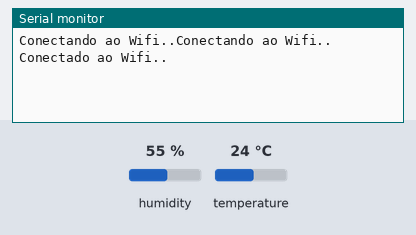
Bench run of a program on a simulated ESP32. On the bench: the last lines printed to the serial monitor. The inputs (shaded band) are chosen by the test bench; at power-on: temperature 24 °C, humidity 55 %. WiFi joins after 1.5 s; servers stay silent unless stated; uploads are accepted with an empty reply.

Above: at 3.2 s.
3.3 s: temperature set to 12 °C
At 4.7 s:
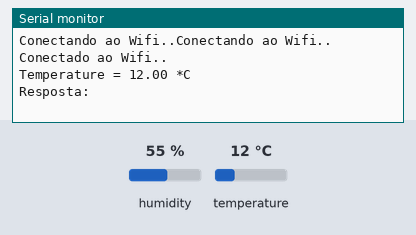
7.8 s: temperature set to 19 °C
At 10.63 s:
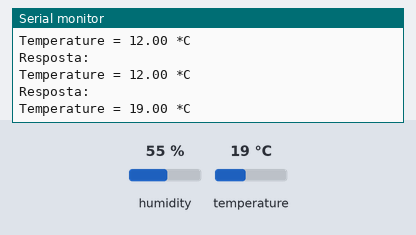

Measured:
- after the input at 3.3 s, the serial monitor: prints a new line after 0.73 s (image 1)
- after the input at 7.8 s, the serial monitor: prints a new line after 2.7 s (image 2)

The program:

main.cpp
```cpp
#include <Arduino.h>
#include <WiFi.h>
#include <HTTPClient.h>
#include "DHT.h"

// Configurações do Sensor DHT11
#define DHTPIN 4
#define DHTTYPE DHT11
DHT dht(DHTPIN, DHTTYPE);

// Credenciais Wi-Fi
const char* ssid = "BRAZILINO";
const char* password = "jptrguegabi2012";

// Endpoint do seu server.js
const char* apiEndpoint = "http://192.168.100.229:3000/dados";

void setup() {
    Serial.begin(115200);
    dht.begin();

    WiFi.begin(ssid, password);
    while (WiFi.status() != WL_CONNECTED) {
        delay(1000);
        Serial.print("Conectando ao Wifi..");
    }
    Serial.println("\nConectado ao Wifi..");
}

void loop() {
    delay(2000);

    float t = dht.readTemperature();

    if (isnan(t)) {
        Serial.println("Erro ao ler do sensor DHT!");
        return;
    }

    // Print no Serial para conferência
    Serial.print("Temperature = ");
    Serial.print(t);
    Serial.println(" *C");

    if (WiFi.status() == WL_CONNECTED) {
        HTTPClient http;
        http.begin(apiEndpoint);
        http.addHeader("Content-Type", "application/json");

        // Montando o JSON exatamente como o server.js espera
        String jsonPayload = "{\"temperature\":" + String(t) + "}";

        int httpResponseCode = http.POST(jsonPayload);

        if (httpResponseCode > 0) {
            Serial.print("Resposta: ");
            Serial.println(http.getString());
        } else {
            Serial.print("Erro: ");
            Serial.println(httpResponseCode);
        }
        http.end();
    }

    delay(1000);
}
```
